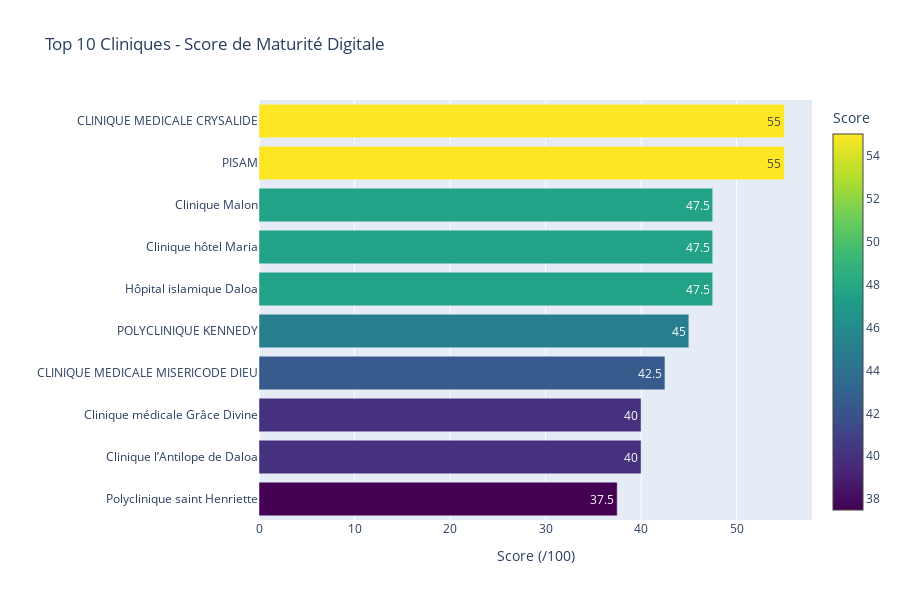

Notebook cell for this chart:
### Code cell
# Top 10 cliniques par score
top_10 = df.nlargest(10, 'maturity_score')[['clinic_name', 'location', 'maturity_score', 'maturity_level']]

fig = go.Figure(data=[go.Bar(
    x=top_10['maturity_score'],
    y=top_10['clinic_name'],
    orientation='h',
    marker=dict(
        color=top_10['maturity_score'],
        colorscale='Viridis',
        showscale=True,
        colorbar=dict(title="Score")
    ),
    text=top_10['maturity_score'],
    textposition='auto'
)])

fig.update_layout(
    title='Top 10 Cliniques - Score de Maturité Digitale',
    xaxis_title='Score (/100)',
    yaxis_title='',
    height=600,
    yaxis={'categoryorder': 'total ascending'}
)
fig.show()

print("\n🏆 Top 10 Cliniques:")
print(top_10.to_string(index=False))

### Figure 1 — Plotly figure (JSON) as saved in the notebook; plotly's stock layout.template omitted (floating-point values rounded to 4 significant figures)
{"data": [{"marker": {"color": [55, 55, 47.5, 47.5, 47.5, 45, 42.5, 40, 40, 37.5], "colorbar": {"title": {"text": "Score"}}, "colorscale": [[0, "#440154"], [0.1111, "#482878"], [0.2222, "#3e4989"], [0.3333, "#31688e"], [0.4444, "#26828e"], [0.5556, "#1f9e89"], [0.6667, "#35b779"], [0.7778, "#6ece58"], [0.8889, "#b5de2b"], [1, "#fde725"]], "showscale": true}, "orientation": "h", "text": [55, 55, 47.5, 47.5, 47.5, 45, 42.5, 40, 40, 37.5], "textposition": "auto", "type": "bar", "x": [55, 55, 47.5, 47.5, 47.5, 45, 42.5, 40, 40, 37.5], "y": ["PISAM", "CLINIQUE MEDICALE CRYSALIDE", "Hôpital islamique Daloa", "Clinique hôtel Maria", "Clinique Malon", "POLYCLINIQUE KENNEDY", "CLINIQUE MEDICALE MISERICODE DIEU", "Clinique l’Antilope de Daloa", "Clinique médicale Grâce Divine", "Polyclinique saint Henriette"]}], "layout": {"height": 600, "title": {"text": "Top 10 Cliniques - Score de Maturité Digitale"}, "xaxis": {"title": {"text": "Score (/100)"}}, "yaxis": {"categoryorder": "total ascending", "title": {"text": ""}}}}
